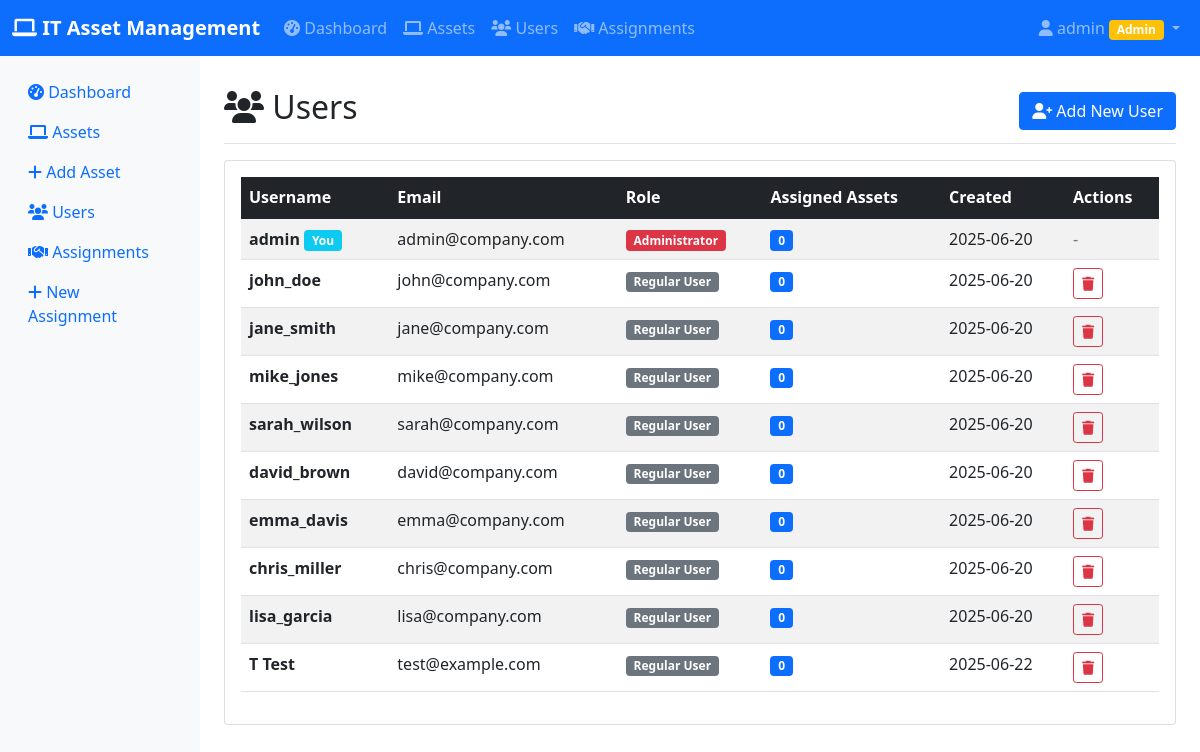
The page /users (signed in) on the database as committed earlier.
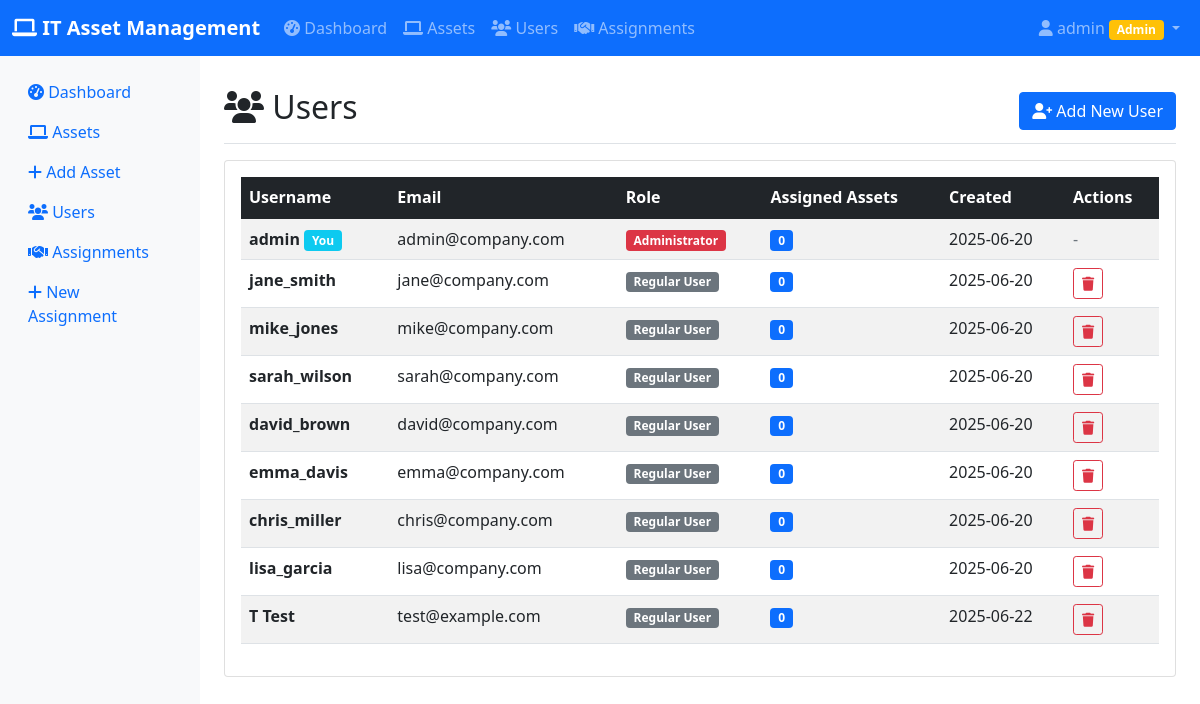
The same page on the database as committed later.
### app.py (models this page shows, shortened)
class User(UserMixin, db.Model):
    __tablename__ = 'users'
    id = db.Column(db.Integer, primary_key=True)
    username = db.Column(db.String(80), unique=True, nullable=False, index=True)
    email = db.Column(db.String(120), unique=True, nullable=False, index=True)
    password_hash = db.Column(db.String(255), nullable=False)
    role = db.Column(db.String(20), nullable=False, default='regular')  # 'admin' or 'regular'
    created_at = db.Column(db.DateTime, default=datetime.utcnow)
    assignments = db.relationship('Assignment', backref='assigned_user', lazy=True)
    def is_admin(self):
        return self.role == 'admin'

### app.py (the view)
@app.route('/users')
@login_required
def users():
    page = request.args.get('page', 1, type=int)
    users = User.query.paginate(
        page=page, per_page=10, error_out=False
    )
    return render_template('users.html', users=users)

### app.py (called while the page is built)
@login_manager.user_loader
def load_user(user_id):
    return User.query.get(int(user_id))

### templates/users.html (shortened to what this page needs)
{% extends "base.html" %}
{% block content %}
<div class="d-flex justify-content-between flex-wrap flex-md-nowrap align-items-center pt-3 pb-2 mb-3 border-bottom">
    <h1 class="h2"><i class="fas fa-users"></i> Users</h1>
    <div class="btn-toolbar mb-2 mb-md-0">
        <a href="{{ url_for('create_user') }}" class="btn btn-primary">
            <i class="fas fa-user-plus"></i> Add New User
        </a>
    </div>
</div>
<div class="card">
    <div class="card-body">
        {% if users.items %}
        <div class="table-responsive">
            <table class="table table-striped table-hover">
                <thead class="table-dark">
                    <tr>
                        <th>Username</th>
                        <th>Email</th>
                        <th>Role</th>
                        <th>Assigned Assets</th>
                        <th>Created</th>
                        <th>Actions</th>
                    </tr>
                </thead>
                <tbody>
                    {% for user in users.items %}
                    <tr>
                        <td>
                            <strong>{{ user.username }}</strong>
                            {% if user.id == current_user.id %}
                                <span class="badge bg-info">You</span>
                            {% endif %}
                        </td>
                        <td>{{ user.email }}</td>
                        <td>
                            {% if user.role == 'admin' %}
                                <span class="badge bg-danger">Administrator</span>
                            {% else %}
                                <span class="badge bg-secondary">Regular User</span>
                            {% endif %}
                        </td>
                        <td>
                            <span class="badge bg-primary">{{ user.assigned_assets|length }}</span>
                        </td>
                        <td>{{ user.created_at.strftime('%Y-%m-%d') }}</td>
                        <td class="table-actions">
                            {% if current_user.is_admin() and user.id != current_user.id %}
                            <form method="POST" action="{{ url_for('delete_user', id=user.id) }}" class="d-inline" onsubmit="return confirmDelete('user')">
                                <button type="submit" class="btn btn-sm btn-outline-danger">
                                    <i class="fas fa-trash"></i>
                                </button>
                            </form>
                            {% else %}
                                <span class="text-muted">-</span>
                            {% endif %}
                        </td>
                    </tr>
                    {% endfor %}
                </tbody>
            </table>
        </div>
        {% endif %}
    </div>
</div>
{% endblock %}

### templates/base.html (shortened to what the changed rows need)
<!DOCTYPE html>
<html lang="en">
<head>
    <link href="https://cdn.jsdelivr.net/npm/bootstrap@5.1.3/dist/css/bootstrap.min.css" rel="stylesheet">
    <link href="https://cdnjs.cloudflare.com/ajax/libs/font-awesome/6.0.0/css/all.min.css" rel="stylesheet">
</head>
<body>
    <nav class="navbar navbar-expand-lg navbar-dark bg-primary">
        <div class="container-fluid">
            {% if current_user.is_authenticated %}
            <div class="collapse navbar-collapse" id="navbarNav">
                <ul class="navbar-nav me-auto">
                    <li class="nav-item">
                        <a class="nav-link" href="{{ url_for('index') }}">
                            <i class="fas fa-tachometer-alt"></i> Dashboard
                        </a>
                    </li>
                    <li class="nav-item">
                        <a class="nav-link" href="{{ url_for('assets') }}">
                            <i class="fas fa-laptop"></i> Assets
                        </a>
                    </li>
                    <li class="nav-item">
                        <a class="nav-link" href="{{ url_for('users') }}">
                            <i class="fas fa-users"></i> Users
                        </a>
                    </li>
                    <li class="nav-item">
                        <a class="nav-link" href="{{ url_for('assignments') }}">
                            <i class="fas fa-handshake"></i> Assignments
                        </a>
                    </li>
                </ul>
                <ul class="navbar-nav">
                    <li class="nav-item dropdown">
                        <a class="nav-link dropdown-toggle" href="#" id="navbarDropdown" role="button" data-bs-toggle="dropdown">
                            <i class="fas fa-user"></i> {{ current_user.username }}
                            {% if current_user.is_admin() %}
                                <span class="badge bg-warning">Admin</span>
                            {% endif %}
                        </a>
                    </li>
                </ul>
            </div>
            {% endif %}
        </div>
    </nav>
    <div class="container-fluid">
        <div class="row">
            <main class="col-md-10 ms-sm-auto px-md-4 main-content">
                {% if current_user.is_authenticated %}
                <div class="pt-3">
                {% else %}
                <div class="pt-5">
                {% endif %}
                    {% block content %}{% endblock %}
                </div>
            </main>
        </div>
    </div>
</body>
</html>

Rows that differ between the two databases and show on the page:
removed User: username "john_doe", email "john@company.com", role "Regular User", assigned_assets|length "0", created_at "2025-06-20"
